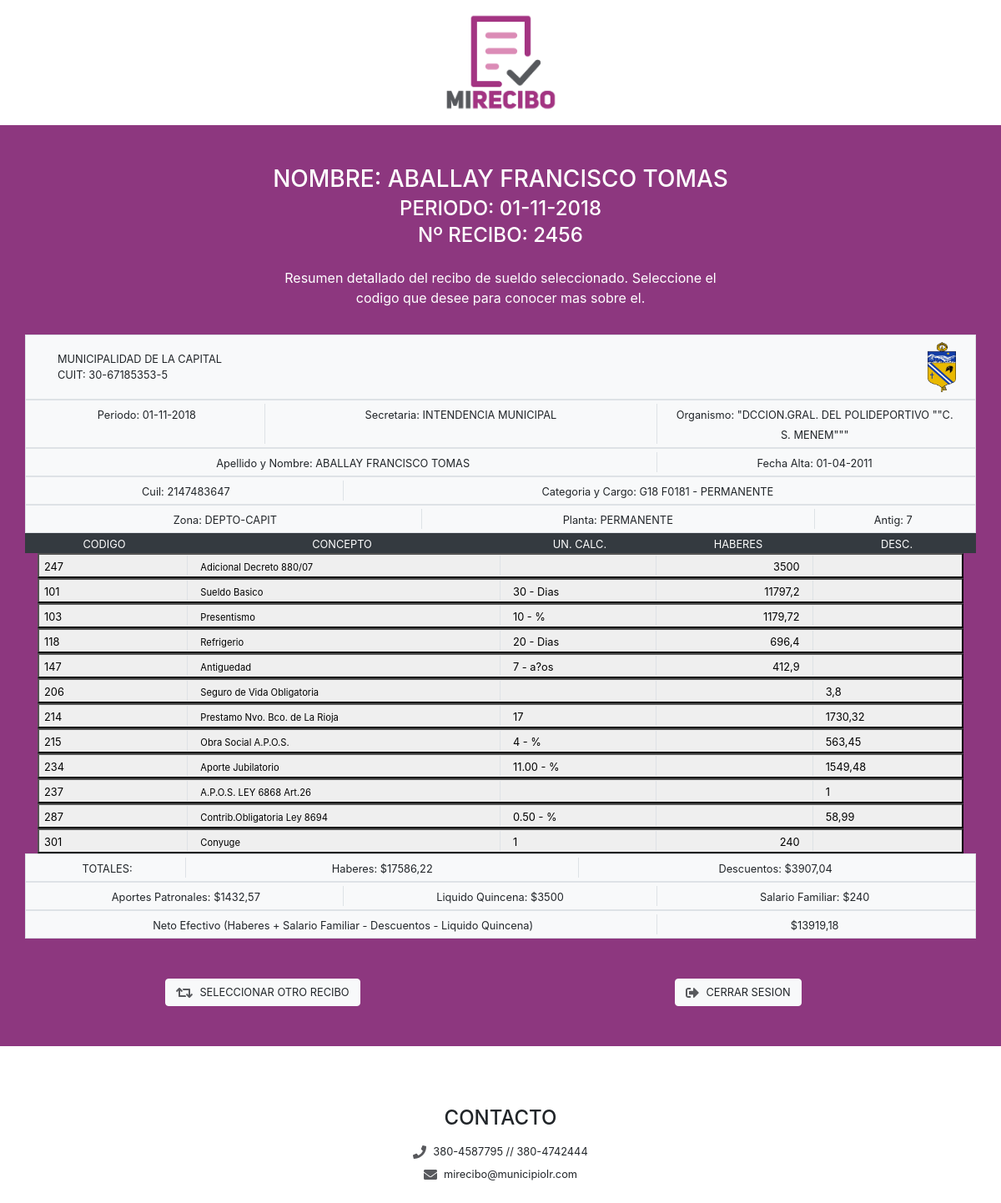
Screenshot of /usuario/empleado/midetalle.php?peri=01-11-2018 (signed in) with the database file from the repository.
### tables this page shows
CREATE TABLE `recibo` (
  `id` int(11) NOT NULL,
  `legajo` int(6) NOT NULL,
  `docu` int(8) NOT NULL,
  `apell` varchar(50) NOT NULL,
  `nomb` varchar(50) NOT NULL,
  `fecha_alta` varchar(10) NOT NULL,
  `categ` varchar(3) NOT NULL,
  `cargo` varchar(100) NOT NULL,
  `planta` varchar(50) NOT NULL,
  `anti` int(2) NOT NULL,
  `codi` int(4) NOT NULL,
  `descrip` varchar(100) NOT NULL,
  `cantidad` varchar(40) NOT NULL,
  `acumulado` varchar(10) NOT NULL,
  `descuento` varchar(10) NOT NULL,
  `total_acum` varchar(10) NOT NULL,
  `total_descu` varchar(10) NOT NULL,
  `salario` varchar(5) NOT NULL,
  `quincena` varchar(5) NOT NULL,
  `neto` varchar(10) NOT NULL,
  `estado` varchar(60) NOT NULL,
  `cuil` int(12) NOT NULL,
  `trab` int(2) NOT NULL,
  `lt` varchar(8) NOT NULL,
  `secretaria` varchar(100) NOT NULL,
  `organismo` varchar(100) NOT NULL,
  `nodo_pof` varchar(20) NOT NULL,
  `zona` varchar(100) NOT NULL,
  `patronal_j` varchar(8) NOT NULL,
  `patronal_os` varchar(8) NOT NULL,
  `area` varchar(5) NOT NULL,
  `periodo` varchar(10) NOT NULL,
  `nro_recibo` int(5) NOT NULL
);

### clases/dbacciones.php (called while the page is built, shortened)
<?php
class Dbacciones
{
	public $ObjConec;
	public function __construct()
	{
		$this->ObjConec = new Conectar();
	}
	public function Verrecibo($periodo){
		try {
			$preparamos = $this->ObjConec->prepare("SELECT * FROM recibo WHERE docu=:docu and periodo=:periodo");
			$docu = $_SESSION['docu'];
			$peri = $periodo;
			$preparamos->bindParam(':docu', $docu);
			$preparamos->bindParam(':periodo', $peri);
			$preparamos->execute();
			$resultado = $preparamos->fetchall();
			return $resultado;
		} catch (Exception $e) {
		}
	}
}
 ?>

### usuario/empleado/midetalle.php (the view, shortened to what this page needs)
<?php
require '../../clases/dbacciones.php';
$peri = $_GET['peri'];
$objAccion = new Dbacciones();
$datos_persona = $objAccion->Verrecibo($peri);
$resultado = $objAccion->Verrecibo($peri);
 ?>
<!DOCTYPE html>
<html>
<head>
	<link rel="stylesheet" type="text/css" href="../../css/bootstrap.css">
</head>
<body>
	<div class="container-fluid" style="background-color: #8d377f;">
		<div class="row bg-white p-3" style="height: 150px;">
			<a href="../../index.php" class="mx-auto h-100"><img src="../../imagenes/logoWeb.png" class="img-fluid h-100" ></a>
		</div>
		<div class="container mt-5 mb-5">
			<h3 class="text-white text-center mt-5 mb-1">NOMBRE: <?php echo $datos_persona[0]["apell"]." ".$datos_persona[0]["nomb"] ?></h3>
			<h4 class="text-white text-center mt-1 mb-1">PERIODO: <?php echo $datos_persona[0]["periodo"] ?></h4>
			<h4 class="text-white text-center mt-1 mb-4">Nº RECIBO: <?php echo $datos_persona[0]["nro_recibo"] ?></h4>
			<div class="col-10 col-md-6 mx-auto pb-3">
				<p class="text-white text-center">Resumen detallado del recibo de sueldo seleccionado. Seleccione el codigo que desee para conocer mas sobre el.</p>
			</div>
			<div class="row p-2 border bg-light">
				<div class="col-9">
					<div class="col-12 d-flex align-items-end" style="height: 30px;"><small class="">MUNICIPALIDAD DE LA CAPITAL</small></div>
					<div class="col-12 d-flex align-items-start" style="height: 30px;"><small>CUIT: 30-67185353-5</small></div>
				</div>
				<div class="col-3" style="height: 60px">
					<img src="../../imagenes/logoMuni.png" class="img-fluid h-100 float-right">
				</div>
			</div>
			<div class='row bg-light border p-1'>
				<div class="col-12 col-lg-3 d-none d-sm-block text-center border-right"><small>Periodo: <?php echo $datos_persona[0]["periodo"] ?></small></div>
				<div class="col-12 col-lg-5 text-center border-right"><small>Secretaria: <?php echo $datos_persona[0]["secretaria"] ?></small></div>
				<div class="col-12 col-lg-4 text-center"><small>Organismo: <?php echo $datos_persona[0]["organismo"] ?></small></div>
			</div>
			<div class='row bg-light border p-1'>
				<div class="col-12 col-md-8 d-none d-sm-block text-center border-right"><small>Apellido y Nombre: <?php echo $datos_persona[0]["apell"]." ".$datos_persona[0]["nomb"] ?></small></div>
				<div class="col-12 col-md-4 text-center"><small>Fecha Alta: <?php echo $datos_persona[0]["fecha_alta"] ?></small></div>
			</div>
			<div class='row bg-light border p-1'>
				<div class="col-12 col-sm-4 text-center border-right"><small>Cuil: <?php echo $datos_persona[0]["cuil"] ?></small></div>
				<div class="col-12 col-sm-8 text-center"><small>Categoria y Cargo: <?php echo $datos_persona[0]["categ"]." ".$datos_persona[0]["cargo"] ?></small></div>
			</div>
			<div class='row bg-light border p-1'>
				<div class="col-12 col-md-5 text-center border-right"><small>Zona: <?php echo $datos_persona[0]["zona"] ?></small></div>
				<div class="col-12 col-md-5 text-center border-right"><small>Planta: <?php echo $datos_persona[0]["planta"] ?></small></div>
				<div class="col-12 col-md-2 text-center"><small>Antig: <?php echo $datos_persona[0]["anti"] ?></small></div>
			</div>
			<div class='row bg-dark text-white'>
				<div class="col-6 col-sm-2 text-center"><small>CODIGO</small></div>
				<div class="col-4 d-none d-sm-block text-center"><small>CONCEPTO</small></div>
				<div class="col-2 d-none d-sm-block text-center"><small>UN. CALC.</small></div>
				<div class="col-3 col-sm-2 text-center"><small>HABERES</small></div>
				<div class="col-3 col-sm-2 text-center"><small>DESC.</small></div>
			</div>
			<?php foreach ($resultado as $dato): ?>
				<button data-toggle="collapse" data-target="#id<?php echo $dato['id'] ?>" class="btn-block text-left ">
					<div class='row'>
						<div class='col-2 d-inline border-right'><small class="text-wrap"><?php echo $dato["codi"]?></small></div>
						<div class='col-4 d-inline border-right'><small class="text-wrap" style="font-size: 0.7rem;"><?php echo $dato["descrip"]?></small></div>
						<div class="col-2 d-none d-sm-inline border-right"><small class="text-wrap"><?php echo $dato["cantidad"]?></small></div>
						<div class="col-3 col-sm-2 d-inline text-right border-right"><small class="text-wrap"><?php echo $dato["acumulado"]?></small></div>
						<div class="col-3 col-sm-2 d-inline text-left"><small class="text-wrap"><?php echo $dato["descuento"]?></small></div>
					</div>
				</button>
			<?php endforeach ?>
			<div class='row bg-light border p-1'>
				<div class="col-12 col-md-2 text-center border-right"><small>TOTALES: </small></div>
				<div class="col-12 col-md-5 text-center border-right"><small>Haberes: $<?php echo $datos_persona[0]["total_acum"] ?></small></div>
				<div class="col-12 col-md-5 text-center"><small>Descuentos: $<?php echo $datos_persona[0]["total_descu"] ?></small></div>
			</div>
			<div class='row bg-light border p-1'>
				<div class="col-12 col-md-4 text-center border-right"><small>Aportes Patronales: $<?php echo $datos_persona[0]["patronal_j"] ?></small></div>
				<div class="col-12 col-md-4 text-center border-right"><small>Liquido Quincena: $<?php echo $datos_persona[0]["quincena"] ?></small></div>
				<div class="col-12 col-md-4 text-center"><small>Salario Familiar: $<?php echo $datos_persona[0]["salario"] ?></small></div>
			</div>
			<div class='row bg-light border p-1'>
				<div class="col-12 col-md-8 text-center border-right"><small>Neto Efectivo (Haberes + Salario Familiar - Descuentos - Liquido Quincena) </small></div>
				<div class="col-12 col-md-4 text-center"><small>$<?php echo $datos_persona[0]["neto"] ?></small></div>
			</div>
			<div class="row mt-5">
				<form action="bienvenido.php" method="post" class="col-12 col-sm-6 float-left text-center mb-5">
					<button class=" d-flex justify-content-center align-items-center btn btn-light mx-auto">
						<i class="iconopeque fas fa-retweet"></i><small>SELECCIONAR OTRO RECIBO</small>
					</button>
				</form>
				<form action="../../cerrarsesion.php" method="post" class="col-12 col-sm-6 float-right text-center mb-5">
					<button class=" d-flex justify-content-center align-items-center btn btn-light mx-auto">
						<i class="iconopeque fas fa-sign-out-alt"></i><small>CERRAR SESION</small>
					</button>
				</form>
			</div>
		</div>
	</div>
	<footer class="row bg-white text-center p-4">
		<h4 class="mx-auto col-12 mb-3">CONTACTO</h4>
		<div class="d-flex justify-content-center align-items-center col-12 mx-auto">
			<i class="iconopeque fas fa-phone"></i><small> 380-4587795 // 380-4742444</small>
		</div>
		<div class="d-flex justify-content-center align-items-center col-12 mx-auto mt-2">
			<i class="iconopeque fas fa-envelope"></i><small> mirecibo@municipiolr.com</small>
		</div>
	</footer>
</body>
</html>

### usuario/empleado/midetalle.php (style rules this page uses)
.iconopeque { color: #58595D; font-size: 1rem; margin-right: 0.5rem; }

### rows the page displays
recibo: apell "ABALLAY", nomb "FRANCISCO TOMAS", periodo "01-11-2018", nro_recibo "2456", secretaria "INTENDENCIA MUNICIPAL", organismo "\"DCCION.GRAL. DEL POLIDEPORTIVO \"\"C. S. MENEM\"\"\"", fecha_alta "01-04-2011", cuil "2147483647", categ "G18", cargo "F0181 - PERMANENTE", zona "DEPTO-CAPIT", planta "PERMANENTE", anti "7", codi "247", descrip "Adicional Decreto 880/07", acumulado "3500", total_acum "17586,22", total_descu "3907,04", patronal_j "1432,57", quincena "3500", salario "240", neto "13919,18"
recibo: codi "101", descrip "Sueldo Basico", cantidad "30 - Dias", acumulado "11797,2"
recibo: codi "103", descrip "Presentismo", cantidad "10 - %", acumulado "1179,72"
recibo: codi "118", descrip "Refrigerio", cantidad "20 - Dias", acumulado "696,4"
recibo: codi "147", descrip "Antiguedad", cantidad "7 - a?os", acumulado "412,9"
recibo: codi "206", descrip "Seguro de Vida Obligatoria", descuento "3,8"
recibo: codi "214", descrip "Prestamo Nvo. Bco. de La Rioja", cantidad "17", descuento "1730,32"
recibo: codi "215", descrip "Obra Social A.P.O.S.", cantidad "4 - %", descuento "563,45"
recibo: codi "234", descrip "Aporte Jubilatorio", cantidad "11.00 - %", descuento "1549,48"
recibo: codi "237", descrip "A.P.O.S. LEY 6868 Art.26", descuento "1"
recibo: codi "287", descrip "Contrib.Obligatoria Ley 8694", cantidad "0.50 - %", descuento "58,99"
recibo: codi "301", descrip "Conyuge", cantidad "1", acumulado "240"
